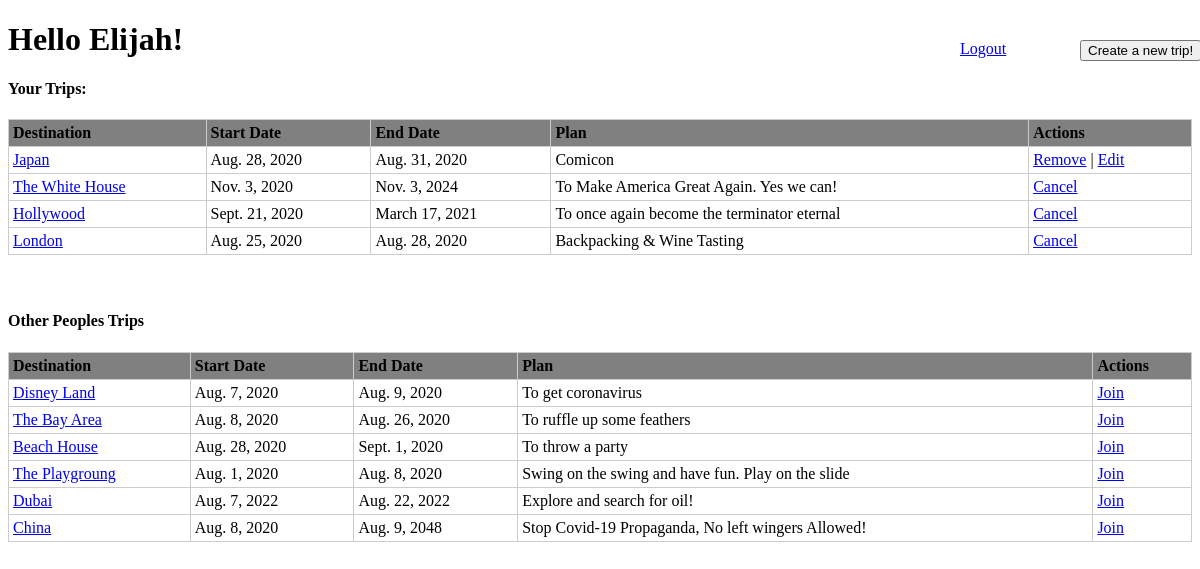
The page /dashboard (signed in) on the database its author committed.
### travel_app/models.py (models this page shows)
class User(models.Model):
    first_name = models.CharField(max_length=255)
    last_name = models.CharField(max_length=255)
    email = models.CharField(max_length=255)
    password = models.CharField(max_length=255)
    created_at = models.DateField(auto_now_add=True)
    updated_at = models.DateField(auto_now=True)
    objects = userManager()

class Trip(models.Model):
    destination = models.CharField(max_length=255)
    startdate = models.DateField()
    endate = models.DateField()
    creator = models.IntegerField()
    attendees = models.ManyToManyField(User, related_name="trips")
    plan = models.TextField()
    created_at = models.DateField(auto_now_add=True)
    updated_at = models.DateField(auto_now=True)
    objects = tripManager()

### travel_app/views.py (the view)
# urls.py: path('dashboard', views.success),
def success(request):
    checkLogIn(request)
    loggedinuser = User.objects.get(id = request.session['loggedinID'])
    my_trips = Trip.objects.filter(creator = request.session['loggedinID'])
    trips_joined = loggedinuser.trips.all()
    alltrips = Trip.objects.exclude(creator=request.session['loggedinID'])
    context = {
        'loggedinuser': loggedinuser,
        'my_trips': my_trips,
        'alltrips': alltrips,
        'joined_trips': trips_joined,
    }
    return render(request, 'success.html', context)

### travel_app/views.py (called while the page is built)
def checkLogIn(request):
    if 'loggedinID' not in request.session:
        messages.info(request, 'notlogged')
        messages.error(request, "User is not logged in")
        print("We are at the logged out redirect button")
        return redirect('/')

### travel_app/templates/success.html (shortened to what this page needs)
<!DOCTYPE html>
<html lang="en">
    <head>
        {% load static %}
        <link rel="stylesheet" type="text/css" href="{% static 'css/style.css' %}">
    </head>
<body>
    <h1> Hello {{loggedinuser.first_name}}!</h1>
            <a href="/logout" class="logout">Logout</a>
    <form action="/trips/new" method="post">
        <input type="submit" value="Create a new trip!" class="createtr">
    </form>
    <h4>Your Trips:</h4>
    <table>
        <tr class ="highlight">
          <th>Destination</th>
          <th>Start Date</th>
          <th>End Date</th>
          <th>Plan</th>
          <th>Actions</th>
        </tr>
        {% for trips in my_trips %}
        <tr>
          <td><a href="/trips/{{trips.id}}">{{trips.destination}}</a></td>
          <td>{{trips.startdate}}</td>
          <td>{{trips.endate}}</td>
          <td>{{trips.plan}}</td>
          <td><a href="/remove/{{trips.id}}">Remove</a> | <a href="/trips/edit/{{trips.id}}">Edit</a> </td>
        </tr>
        {% endfor %}
        {% for trips in joined_trips %}
        <tr>
          <td><a href="/trips/{{trips.id}}">{{trips.destination}}</a></td>
          <td>{{trips.startdate}}</td>
          <td>{{trips.endate}}</td>
          <td>{{trips.plan}}</td>
          <td><a href="/cancel/{{trips.id}}">Cancel</a> </td>
        </tr>
        {% endfor %}
      </table>
      <br>
      <br>
      <h4>Other Peoples Trips</h4>
      <table>
        <tr class ="highlight">
          <th>Destination</th>
          <th>Start Date</th>
          <th>End Date</th>
          <th>Plan</th>
          <th>Actions</th>
        </tr>
        {% for trips in alltrips %}
        {% if loggedinuser not in trips.attendees.all %}
        <tr>
          <td><a href="/trips/{{trips.id}}">{{trips.destination}}</a></td>
          <td>{{trips.startdate}}</td>
          <td>{{trips.endate}}</td>
          <td>{{trips.plan}}</td>
          <td><a href="/join/{{trips.id}}">Join</a> </td>
        </tr>
        {% endif %}
        {% endfor %}
      </table>
</body>
</html>

### travel_app/static/css/style.css (style rules this page uses)
table { border-collapse: collapse; width: 100%; }
th, td { padding: 0.25rem; text-align: left; border: 1px solid #ccc; }
.highlight { background: gray; }
.logout { position: absolute; left: 80%; top: 5%; }
.createtr { position: absolute; left: 90%; top: 5%; }

### rows shown on the page
User: first_name "Elijah"
Trip: destination "Japan", startdate "Aug. 28, 2020", endate "Aug. 31, 2020", plan "Comicon"
Trip: destination "The White House", startdate "Nov. 3, 2020", endate "Nov. 3, 2024", plan "To Make America Great Again. Yes we can!"
Trip: destination "Hollywood", startdate "Sept. 21, 2020", endate "March 17, 2021", plan "To once again become the terminator eternal"
Trip: destination "London", startdate "Aug. 25, 2020", endate "Aug. 28, 2020", plan "Backpacking & Wine Tasting"
Trip: destination "Disney Land", startdate "Aug. 7, 2020", endate "Aug. 9, 2020", plan "To get coronavirus"
Trip: destination "The Bay Area", startdate "Aug. 8, 2020", endate "Aug. 26, 2020", plan "To ruffle up some feathers"
Trip: destination "Beach House", startdate "Aug. 28, 2020", endate "Sept. 1, 2020", plan "To throw a party"
Trip: destination "The Playgroung", startdate "Aug. 1, 2020", endate "Aug. 8, 2020", plan "Swing on the swing and have fun. Play on the slide"
Trip: destination "Dubai", startdate "Aug. 7, 2022", endate "Aug. 22, 2022", plan "Explore and search for oil!"
Trip: destination "China", startdate "Aug. 8, 2020", endate "Aug. 9, 2048", plan "Stop Covid-19 Propaganda, No left wingers Allowed!"
